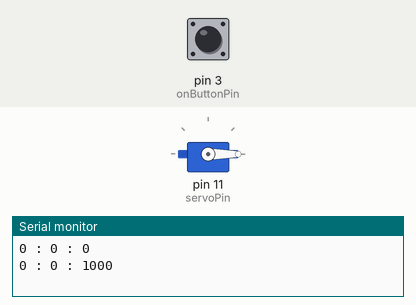
Recording of a sketch running on a simulated Arduino Uno, built with avr-gcc and run on an emulated ATmega328P. Shown: servo, the last lines printed to the serial monitor. The test bench sets the inputs (shaded band); at power-on: pin 3 (onButtonPin) LOW.

Above: at 1.2 s.
1.3 s: pin 3 (onButtonPin) pulled HIGH for 0.15 s
At 2.8 s:
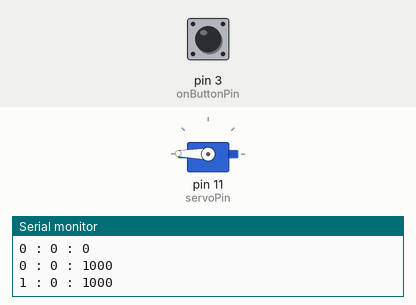
Timing chart, 0 to 10.4 s (numbered marks = the images above; inputs shaded):
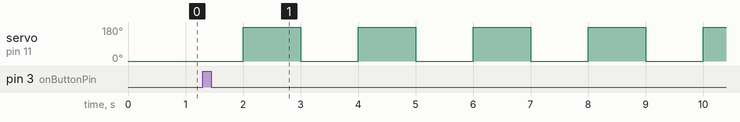

Measured:
- after the input at 1.3 s, servo on pin 11 (servoPin): alternates 179° for 1.0 s and 0° for 1.0 s, starting after 0.70 s

The sketch:

Lesson7_WindshieldWiper_FullVersion100825.ino
```cpp
#include <Servo.h>
Servo myServo;

const int onButtonPin = 3;
const int LEDPin = 9;
const int servoPin = 11;
const int potPin = A0;

int buttonState = 0;
int lastButtonState = 0;
int servoAngle = 0;
int wiperState = 0;
int potValue = 0;
int delayTime = 0;
long timerCount = 0;

void setup() {

  pinMode(onButtonPin, INPUT);
  myServo.attach(servoPin);
  Serial.begin(9600);
  myServo.write(0);
}

void loop() {

  Serial.print(wiperState);
  Serial.print(" : ");
  Serial.print(potValue);
  Serial.print(" : ");
  Serial.println(delayTime);


  switch (wiperState) {
    case 0:
      myServo.write(0);
      delayTime = 1000;
      break;

    case 1:
      if (servoAngle == 0) {
        servoAngle = 179;
      } else {
        servoAngle = 0;
      }
      delayTime = 1000;
      break;

    case 2:
      if (servoAngle == 0) {
        servoAngle = 179;
        delayTime = 1000;
      } else {
        servoAngle = 0;
      }
      delayTime = map(potValue, 0, 1023, 1000, 6000);
      break;

    case 3:
      digitalWrite(LEDPin, HIGH);

      for (int i = 0; i < 5; i = i + 1) {
        myServo.write(179);
        delay(1000);
        myServo.write(0);
        delay(1000);
      }
      digitalWrite(LEDPin, LOW);
        wiperState = 0;
      break;
  }

  myServo.write(servoAngle);

  timerCount = millis();

  while (millis() < timerCount + delayTime) {
    buttonState = digitalRead(onButtonPin);

    if (buttonState != lastButtonState) {
      lastButtonState = buttonState;

      if (buttonState == HIGH) {
        wiperState = wiperState + 1;
        if (wiperState >= 4) { wiperState = 0; }
        delay(50);
      }
    }
  }
}
```
